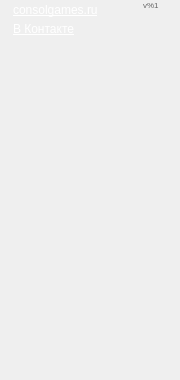
<?xml version="1.0" encoding="UTF-8"?>
<ui version="4.0">
 <class>SideWidget</class>
 <widget class="QWidget" name="SideWidget">
  <property name="geometry">
   <rect>
    <x>0</x>
    <y>0</y>
    <width>180</width>
    <height>380</height>
   </rect>
  </property>
  <property name="sizePolicy">
   <sizepolicy hsizetype="Fixed" vsizetype="Fixed">
    <horstretch>0</horstretch>
    <verstretch>0</verstretch>
   </sizepolicy>
  </property>
  <property name="minimumSize">
   <size>
    <width>180</width>
    <height>380</height>
   </size>
  </property>
  <property name="maximumSize">
   <size>
    <width>180</width>
    <height>380</height>
   </size>
  </property>
  <property name="windowTitle">
   <string/>
  </property>
  <property name="styleSheet">
   <string notr="true"/>
  </property>
  <property name="title" stdset="0">
   <string>Применение патча к бэкап-образу</string>
  </property>
  <layout class="QGridLayout" name="gridLayout">
   <property name="verticalSpacing">
    <number>2</number>
   </property>
   <property name="margin">
    <number>0</number>
   </property>
   <item row="1" column="0">
    <widget class="QLabel" name="label_3">
     <property name="text">
      <string/>
     </property>
     <property name="pixmap">
      <pixmap resource="../../resources/Patcher.qrc">:/earth.png</pixmap>
     </property>
    </widget>
   </item>
   <item row="1" column="1">
    <widget class="QLabel" name="label_2">
     <property name="styleSheet">
      <string notr="true"/>
     </property>
     <property name="text">
      <string>&lt;html&gt;&lt;head&gt;&lt;style&gt;a{text-decoration:underline;color:white;}&lt;/style&gt;&lt;/head&gt;&lt;body&gt;&lt;a href=&quot;http://consolgames.ru/&quot;&gt;consolgames.ru&lt;/a&gt;&lt;/body&gt;&lt;/html&gt;</string>
     </property>
     <property name="openExternalLinks">
      <bool>true</bool>
     </property>
    </widget>
   </item>
   <item row="1" column="2">
    <spacer name="horizontalSpacer">
     <property name="orientation">
      <enum>Qt::Horizontal</enum>
     </property>
     <property name="sizeHint" stdset="0">
      <size>
       <width>60</width>
       <height>20</height>
      </size>
     </property>
    </spacer>
   </item>
   <item row="2" column="0">
    <widget class="QLabel" name="label_4">
     <property name="text">
      <string/>
     </property>
     <property name="pixmap">
      <pixmap resource="../../resources/Patcher.qrc">:/vk16.gif</pixmap>
     </property>
    </widget>
   </item>
   <item row="2" column="1">
    <widget class="QLabel" name="label">
     <property name="styleSheet">
      <string notr="true"/>
     </property>
     <property name="text">
      <string>&lt;html&gt;&lt;head&gt;&lt;style&gt;a{text-decoration:underline;color:white;}&lt;/style&gt;&lt;/head&gt;&lt;body&gt;&lt;a href=&quot;http://vk.com/club18909038&quot;&gt;В Контакте&lt;/a&gt;&lt;/body&gt;&lt;/html&gt;</string>
     </property>
     <property name="openExternalLinks">
      <bool>true</bool>
     </property>
    </widget>
   </item>
   <item row="3" column="1">
    <spacer name="verticalSpacer">
     <property name="orientation">
      <enum>Qt::Vertical</enum>
     </property>
     <property name="sizeHint" stdset="0">
      <size>
       <width>20</width>
       <height>40</height>
      </size>
     </property>
    </spacer>
   </item>
   <item row="1" column="3">
    <widget class="QLabel" name="version">
     <property name="font">
      <font>
       <pointsize>6</pointsize>
      </font>
     </property>
     <property name="styleSheet">
      <string notr="true">	text-decoration: none;
	color: #666;</string>
     </property>
     <property name="text">
      <string>v%1</string>
     </property>
     <property name="alignment">
      <set>Qt::AlignLeading|Qt::AlignLeft|Qt::AlignTop</set>
     </property>
    </widget>
   </item>
   <item row="1" column="4">
    <spacer name="horizontalSpacer_2">
     <property name="orientation">
      <enum>Qt::Horizontal</enum>
     </property>
     <property name="sizeHint" stdset="0">
      <size>
       <width>40</width>
       <height>20</height>
      </size>
     </property>
    </spacer>
   </item>
  </layout>
 </widget>
 <resources>
  <include location="../../resources/Patcher.qrc"/>
 </resources>
 <connections/>
</ui>
